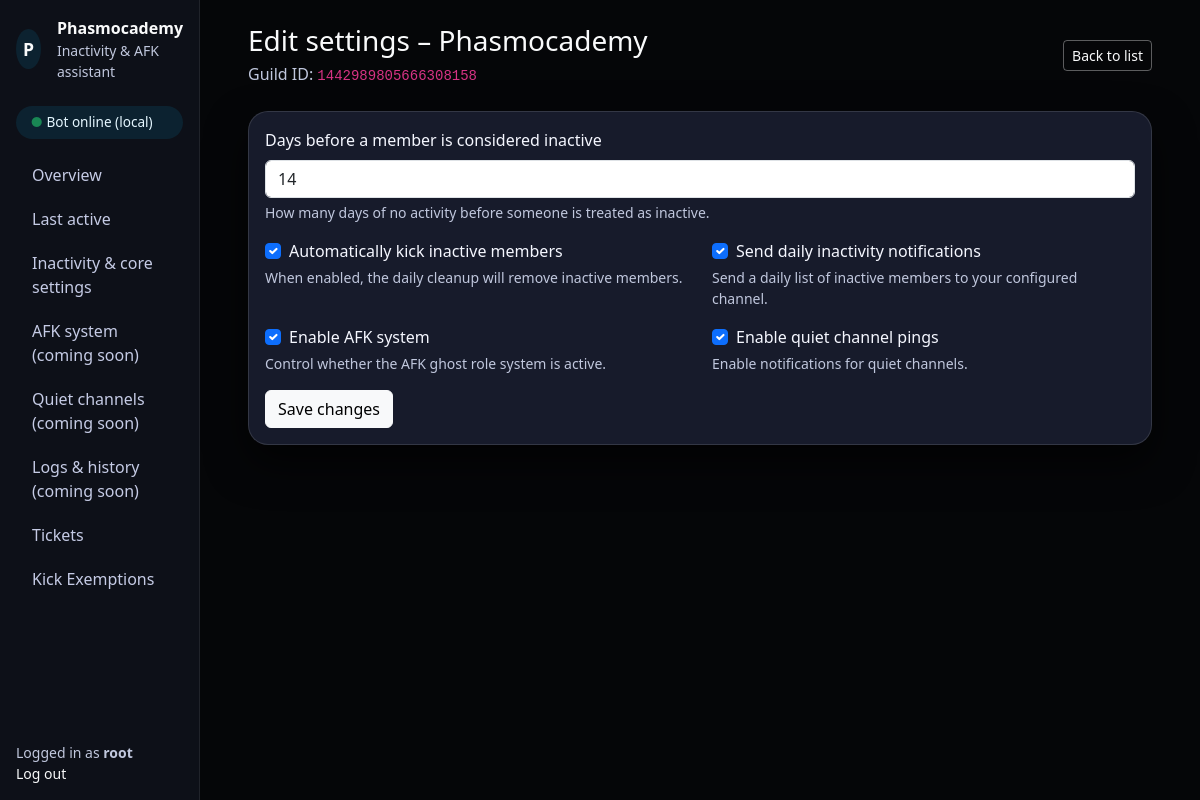
Screenshot of /settings/guilds/1442989805666308158/ (signed in) with the database file from the repository.
### dashboard/models.py (models this page shows, shortened)
class GuildSettings(models.Model):
    guild_id = models.BigIntegerField(primary_key=True)
    guild_name = models.CharField(max_length=100, blank=True)
    inactivity_days = models.PositiveIntegerField(default=14)
    auto_kick_enabled = models.BooleanField(default=True)
    inactivity_notifications_enabled = models.BooleanField(default=True)
    afk_system_enabled = models.BooleanField(default=True)
    quiet_ping_enabled = models.BooleanField(default=True)
    last_updated = models.DateTimeField(auto_now=True)
    tickets_enabled = models.BooleanField(default=True)
    ticket_panel_channel_id = models.BigIntegerField(null=True, blank=True)
    ticket_panel_title = models.CharField(max_length=100, default="Ticket")
    ticket_panel_description = models.TextField(default="To create a ticket click 📩 below.")
    staff_role_id = models.BigIntegerField(null=True, blank=True)
    support_category_id = models.BigIntegerField(null=True, blank=True)
    bug_reports_channel_id = models.BigIntegerField(null=True, blank=True)
    afk_approval_channel_id = models.BigIntegerField(null=True, blank=True)

### dashboard/views.py (the view)
# urls.py: path("settings/guilds/<int:guild_id>/", views.edit_guild_settings, name="guild_settings_edit"),
@login_required
def edit_guild_settings(request, guild_id):
    guild_settings = get_object_or_404(GuildSettings, pk=guild_id)
    if request.method == "POST":
        form = GuildSettingsForm(request.POST, instance=guild_settings)
        if form.is_valid():
            form.save()
            messages.success(request, "Settings saved successfully.")
            return redirect("dashboard:guild_settings_list")
    else:
        form = GuildSettingsForm(instance=guild_settings)
    return render(
        request,
        "dashboard/guild_settings_edit.html",
        {"guild_settings": guild_settings, "form": form},
    )

### templates/dashboard/guild_settings_edit.html (shortened to what this page needs)
{% extends "dashboard/base.html" %}
{% block content %}
<div class="d-flex justify-content-between align-items-center mb-4">
  <div>
    <h1 class="h3 mb-1">
      Edit settings – {{ guild_settings.guild_name|default:"(unnamed guild)" }}
    </h1>
    <p class="text-muted mb-0">
      Guild ID: <code>{{ guild_settings.guild_id }}</code>
    </p>
  </div>
  <a href="{% url 'dashboard:guild_settings_list' %}" class="btn btn-outline-light btn-sm">
    Back to list
  </a>
</div>
<div class="card card-panel">
  <div class="card-body">
    <form method="post" novalidate>
      <div class="mb-3">
        <label class="form-label" for="id_inactivity_days">
          {{ form.inactivity_days.label }}
        </label>
        {{ form.inactivity_days }}
        <div class="form-text text-muted">
          How many days of no activity before someone is treated as inactive.
        </div>
      </div>
      <div class="row">
        <div class="col-12 col-md-6 mb-3">
          <div class="form-check">
            {{ form.auto_kick_enabled }}
            <label class="form-check-label" for="id_auto_kick_enabled">
              {{ form.auto_kick_enabled.label }}
            </label>
          </div>
          <div class="form-text text-muted">
            When enabled, the daily cleanup will remove inactive members.
          </div>
        </div>
        <div class="col-12 col-md-6 mb-3">
          <div class="form-check">
            {{ form.inactivity_notifications_enabled }}
            <label class="form-check-label" for="id_inactivity_notifications_enabled">
              {{ form.inactivity_notifications_enabled.label }}
            </label>
          </div>
          <div class="form-text text-muted">
            Send a daily list of inactive members to your configured channel.
          </div>
        </div>
        <div class="col-12 col-md-6 mb-3">
          <div class="form-check">
            {{ form.afk_system_enabled }}
            <label class="form-check-label" for="id_afk_system_enabled">
              {{ form.afk_system_enabled.label }}
            </label>
          </div>
          <div class="form-text text-muted">
            Control whether the AFK ghost role system is active.
          </div>
        </div>
        <div class="col-12 col-md-6 mb-3">
          <div class="form-check">
            {{ form.quiet_ping_enabled }}
            <label class="form-check-label" for="id_quiet_ping_enabled">
              {{ form.quiet_ping_enabled.label }}
            </label>
          </div>
          <div class="form-text text-muted">
            Enable notifications for quiet channels.
          </div>
        </div>
      </div>
      <button type="submit" class="btn btn-light">
        Save changes
      </button>
    </form>
  </div>
</div>
{% endblock %}

### templates/dashboard/base.html (shortened to what this page needs)
{% load static %}
<!doctype html>
<html lang="en">
<head>
  <link
    href="https://cdn.jsdelivr.net/npm/bootstrap@5.3.3/dist/css/bootstrap.min.css"
    rel="stylesheet"
  >
  <link rel="stylesheet" href="{% static 'dashboard/styles.css' %}">
</head>
<body>
<div class="container-fluid">
  <div class="row flex-nowrap">
    <aside class="col-12 col-md-3 col-lg-2 sidebar d-flex flex-column p-3">
      <div class="d-flex align-items-center mb-4">
        <div class="rounded-circle d-flex align-items-center justify-content-center me-3"
             style="width:40px;height:40px;background:rgba(0,198,255,0.1);">
          <span class="fw-bold" style="font-size: 1.1rem;">P</span>
        </div>
        <div>
          <div class="fw-semibold">Phasmocademy</div>
          <div class="text-muted small">Inactivity & AFK assistant</div>
        </div>
      </div>
      <div class="brand-pill mb-3">
        <span class="text-success">●</span> Bot online (local)
      </div>
      <nav class="nav nav-pills flex-column mb-auto">
        <a
          href="{% url 'dashboard:overview' %}"
          class="nav-link {% if request.resolver_match.url_name == 'overview' %}active{% endif %}"
        >
          Overview
        </a>
          <a class="nav-link {% if request.path == '/activity/' %}active{% endif %}"
          href="{% url 'dashboard:activity_list' %}">
          Last active
        </a>
        <a
          href="{% url 'dashboard:guild_settings_list' %}"
          class="nav-link {% if request.resolver_match.url_name == 'guild_settings_list' %}active{% endif %}"
        >
          Inactivity & core settings
        </a>
        <a href="#" class="nav-link disabled">
          AFK system (coming soon)
        </a>
        <a href="#" class="nav-link disabled">
          Quiet channels (coming soon)
        </a>
        <a href="#" class="nav-link disabled">
          Logs & history (coming soon)
        </a>
        <a
          href="{% url 'dashboard:tickets_settings' %}"
          class="nav-link {% if request.resolver_match.url_name == 'tickets_settings' %}active{% endif %}"
        >
          Tickets
        </a>
        <a
          href="{% url 'dashboard:kick_exemptions' %}"
          class="nav-link {% if request.resolver_match.url_name == 'kick_exemptions' %}active{% endif %}"
        >
          Kick Exemptions
        </a>
      </nav>
      <div class="mt-auto small text-muted">
        Logged in as <strong>{{ request.user.username }}</strong><br>
        <a href="/admin/logout/" class="link-light text-decoration-none">Log out</a>
      </div>
    </aside>
    <main class="col py-4 px-4 px-lg-5">
      {% block content %}{% endblock %}
    </main>
  </div>
</div>
</body>
</html>

### static/dashboard/styles.css (style rules this page uses)
body { background-color: #050608; color: #f9fafb; }
.sidebar { min-height: 100vh; background: #0d1018; border-right: 1px solid rgba(255, 255, 255, 0.08); }
.sidebar .nav-link { color: #c5cbe5; border-radius: 0.75rem; margin-bottom: 0.25rem; font-weight: 500; }
.brand-pill { border-radius: 999px; background: rgba(0, 198, 255, 0.1); padding: 0.4rem 0.9rem; font-size: 0.85rem; color: #e5f7ff; }
.card-panel { background: #171b2b; border: 1px solid rgba(255, 255, 255, 0.12); border-radius: 1.25rem; box-shadow: 0 18px 40px rgba(0, 0, 0, 0.65); }
.card-panel .card-body { color: #f5f7ff; }
.text-muted { color: #c0c7dd !important; }
.btn-outline-light { border-color: rgba(255, 255, 255, 0.35); color: #f9fafb; }

### rows the page displays
GuildSettings: guild_name "Phasmocademy", guild_id "1442989805666308158", inactivity_days "14", auto_kick_enabled "☑", inactivity_notifications_enabled "☑", afk_system_enabled "☑", quiet_ping_enabled "☑"

### other values shown
{{ request.user.username }} "root"
